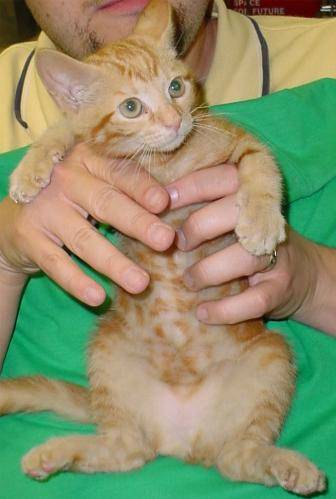
#> input picture data/testing_data/cats/cat.1001.jpg, 336 x 499 px, given as the content of the folder ../../data/testing_data/cats/cat.1001.jpg, which was not available
$ python crop_squares.py --inpath ../../data/testing_data/cats --outpath out.png
#> lines starting #> are read from the running program, lines starting #| are printed output that depends on the picture; pictures that were not available may be replaced by others from this repository, and a replacement may not be noted
"""
	@author: Ingrid Navarro
	@date: Feb 26th, 2019
	@brief: Codigo para penerar ejemplos cuadrados
"""
from tqdm import tqdm
from statistics import mode
import numpy as np
import time as t
import itertools
import argparse
import sys
import os
import shutil
import cv2
import re
import math

def make_dir(path, dir_name, ver_ctrl):
	""" Create output directory. Provide path, directory name, and version control.
		The method will create a new version of the directory if it already exists,
		unless ver_ctrl is unset.
	"""
	if ver_ctrl:
		ver = 1
		new_dir = dir_name + str(ver)
		full_path = os.path.join(path, new_dir)
		while os.path.isdir(full_path):
			print("[INFO] Directory {} exists.".format(full_path))
			ver += 1
			new_dir = dir_name + str(ver)
			full_path = os.path.join(path, new_dir)
	else:
		full_path = os.path.join(path, dir_name)
		print(full_path)

		if os.path.isdir(full_path):
			shutil.rmtree(full_path)

	print("[INFO] Creating directory {}".format(full_path))
	os.makedirs(full_path)
	return full_path

def crop(opath, dirn, file, sub_img_w=128):
	""" Crops images """
#> called with file = 'cat.1001.jpg', sub_img_w = 128
	img = cv2.imread(os.path.join(dirn, file), 0)
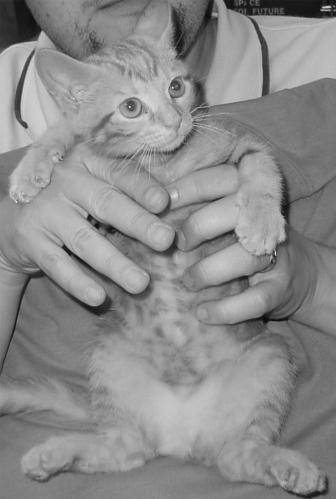
#> img: shape (499, 336); min 6, max 243, mean 139.4

	for i in range(0, img.shape[0], sub_img_w):
		for j in range(0, img.shape[1], sub_img_w):
			sub_img = img[i:i+sub_img_w, j:j+sub_img_w]
			cv2.imshow("square1", sub_img)
			cv2.imwrite(opath+"/"+"sub{}-{}_".format(i, j)+file, sub_img)
#> this loop made 4 passes
#> pass 1, in crop, `cv2.imshow("square1", sub_img)`:
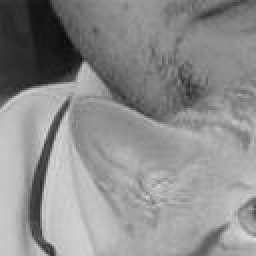
#> window 'square1': shape (128, 128) (shown 2 times larger); min 11, max 222, mean 140.8
#> pass 1, in crop, `cv2.imshow("square1", sub_img)`:
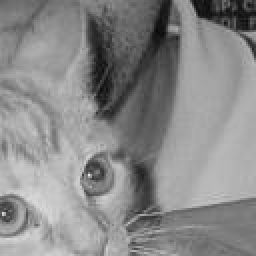
#> window 'square1': shape (128, 128) (shown 2 times larger); min 6, max 230, mean 137
#> pass 1, in crop, `cv2.imshow("square1", sub_img)`:
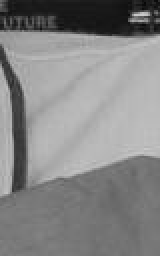
#> window 'square1': shape (128, 80) (shown 2 times larger); min 7, max 204, mean 134.2
#> pass 2, in crop, `cv2.imshow("square1", sub_img)`:
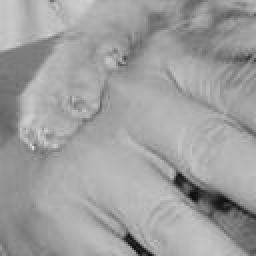
#> window 'square1': shape (128, 128) (shown 2 times larger); min 13, max 224, mean 158.8

	# [13 lines of commented-out code are left out]

def post_process(ipath, opath):
	""" Crops images from link-shaft dataset and saves them on specified path. """
	for dir1 in os.listdir(ipath):
		temp_outpath = make_dir(opath, dir1, False)
		temp_inpath = os.path.join(ipath, dir1)

		for dir2 in os.listdir(temp_inpath):
			final_path = make_dir(temp_outpath, dir2, False)
			sub_folder = os.path.join(temp_inpath, dir2)
			with tqdm(total=len(os.listdir(sub_folder))) as prog_bar:
				for file in os.listdir(sub_folder):
					crop(final_path, sub_folder, file)
					# cv2.imwrite(final_path+"/"+"sub1_"+file, img1)
					# cv2.imwrite(final_path+"/"+"sub2_"+file, img2)
					# cv2.imwrite(final_path+"/"+"sub3_"+file, img3)

					prog_bar.update(1)

def main():
	# Argument parsing
	ap = argparse.ArgumentParser()
	ap.add_argument("--inpath",  required=True, help="Path to input files")
	ap.add_argument("--outpath", required=True, help="Path to output files")
	ap.add_argument("--ver",     default=False, help="Keep control of directory versions")
	args = ap.parse_args()

	# Process data
	start = t.time() # Program start
	out_path = make_dir(args.outpath, "sq_" + os.path.basename(args.inpath), args.ver)
	post_process(args.inpath, out_path)

	cv2.destroyAllWindows()
	print("[DONE] execution Time: ", t.time() - start, "s")

if __name__ == '__main__':
	main()
